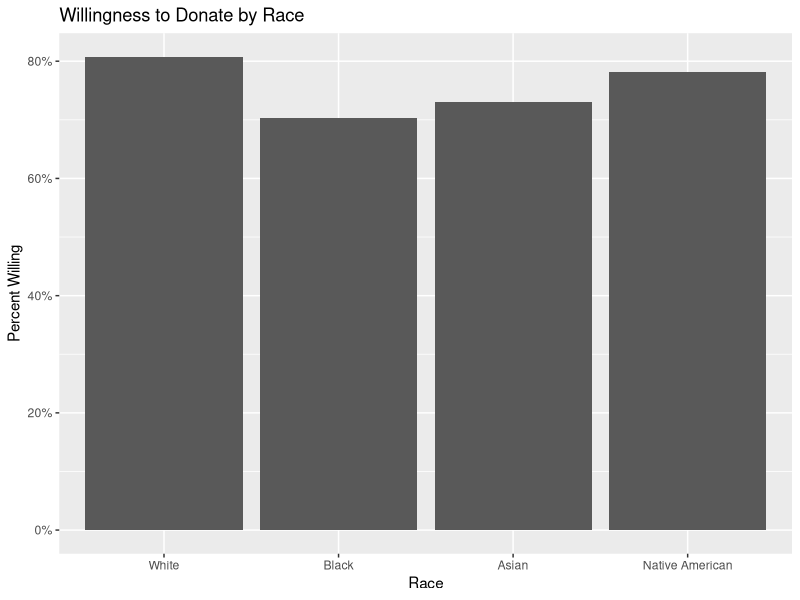
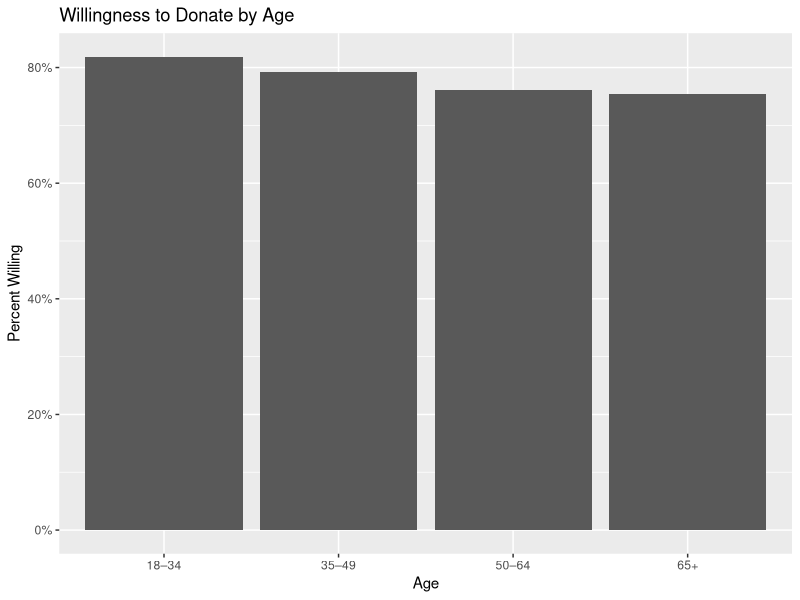
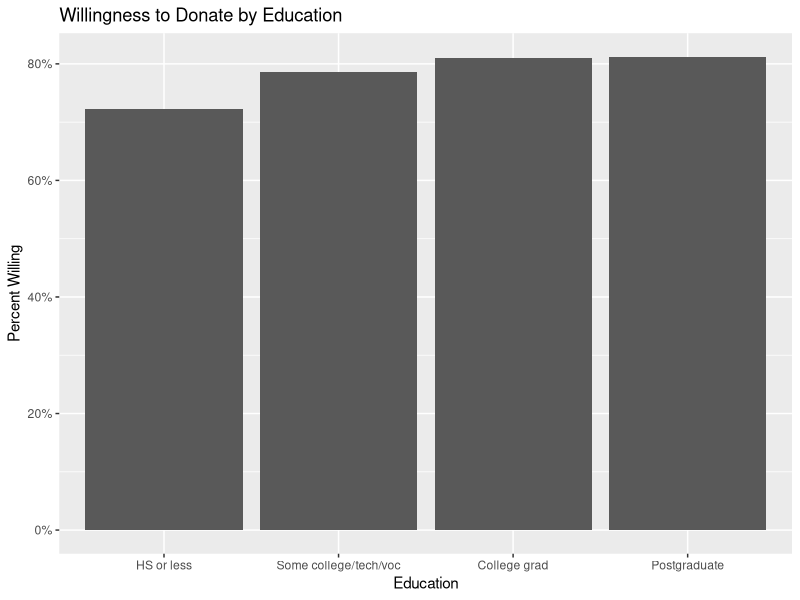
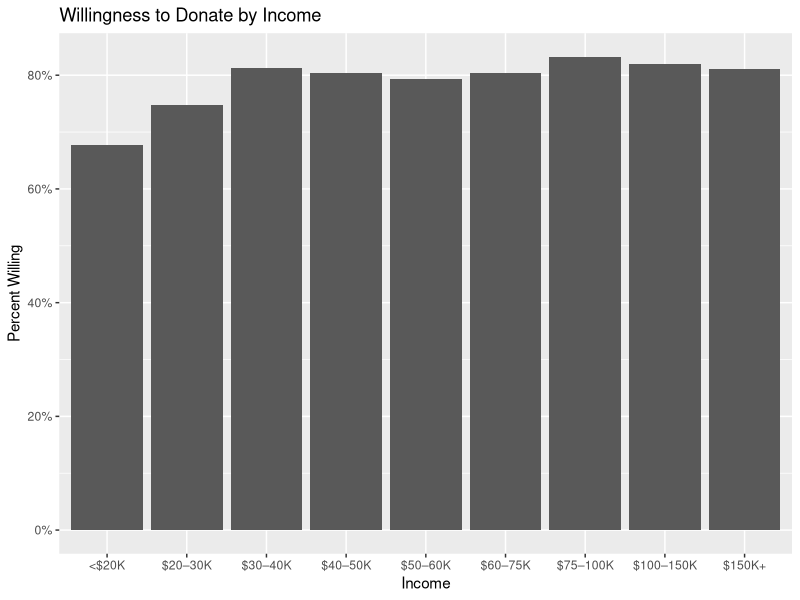
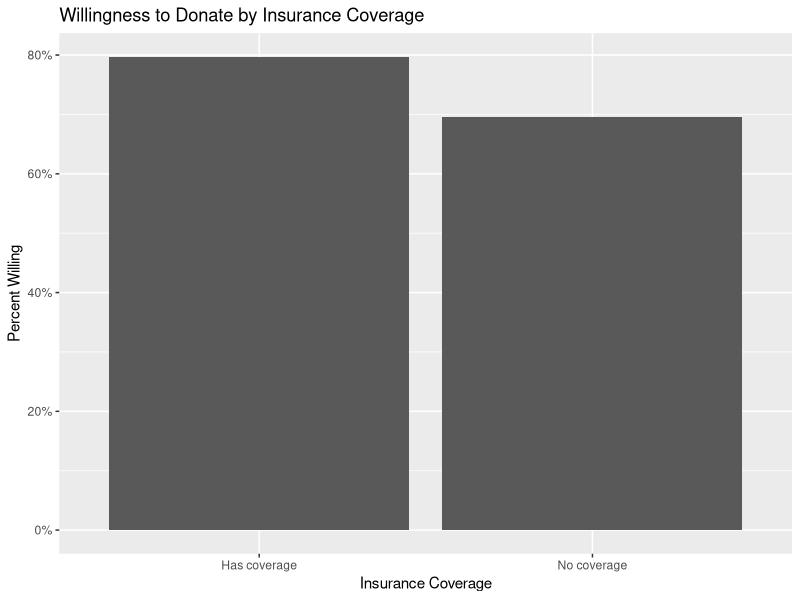
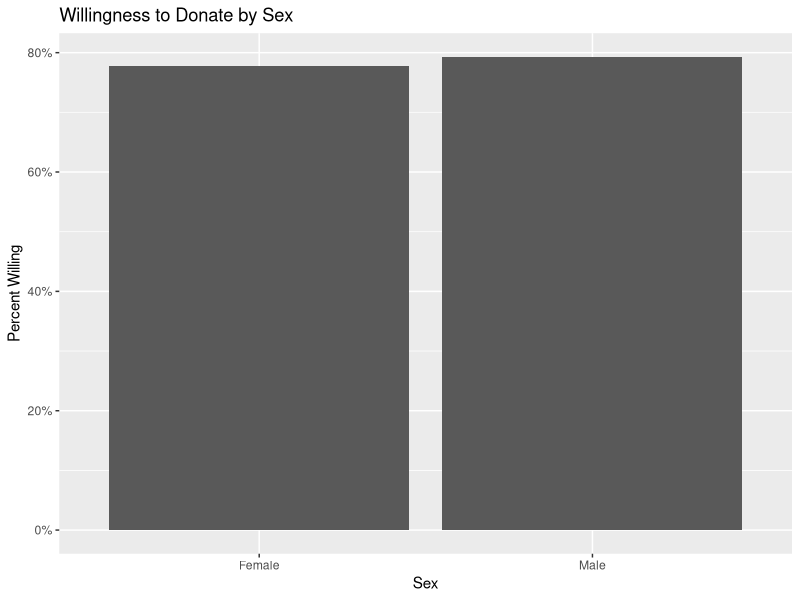
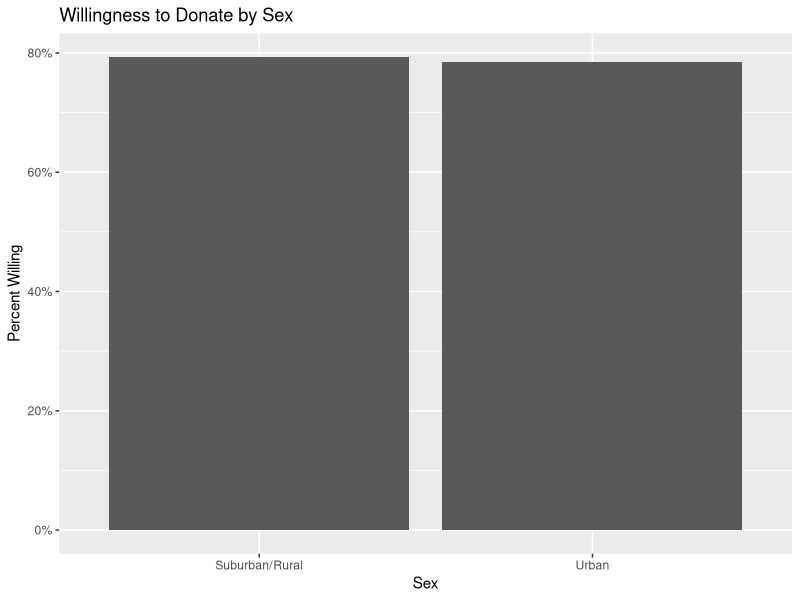
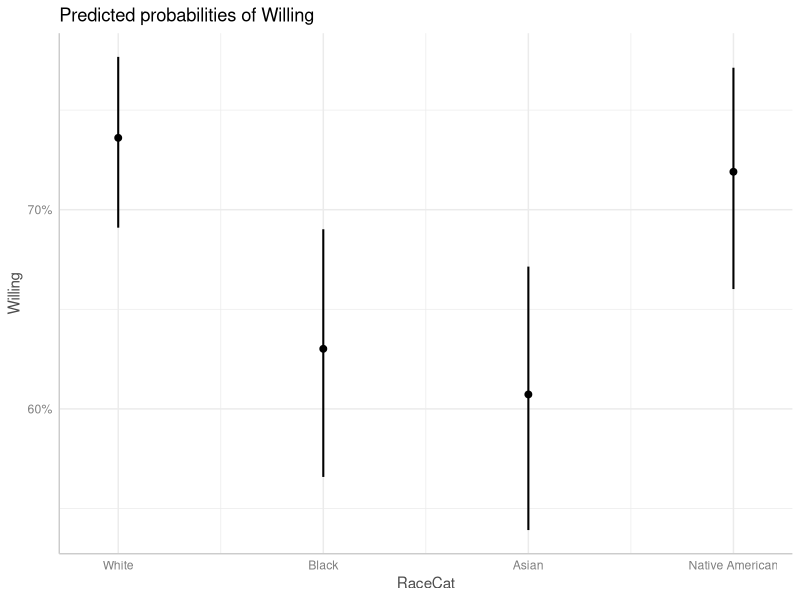

Recreate these plots in R, in order.
library(dplyr)
library(stringr)
library(tidyverse)
library(ggeffects)
library(broom)    

setwd("/Users/harleyungar/Desktop/INFO_610_Stats/Kidney Data")
data <- read.csv("Donating_Cleaned.csv")

# CLEAN UP THE DATASET

## Drop off all the responses that are "refused", "don't know", etc. NOTE: I lose about 50% of data 
## becasue of limiting to these responses. That should not make a difference statistically.
data_clean <- data %>%
  mutate(Willing = as.numeric(Willing)) %>% # Make sure Willing is numeric
  filter(
    !is.na(Willing),
    RaceCat %in% 1:4,
    AgeCat %in% 1:4,
    EduCat %in% 1:4,
    Income %in% 1:9,
    Coverage %in% 1:2,
    Sex %in% 1:2,
    Urban %in% 0:1,
  )

## Convert demographic variables into categories (factors) with labels
data_clean <- data_clean %>%
  mutate(
    RaceCat = factor(RaceCat,
                     levels = c(1, 2, 3, 4),
                     labels = c("White", "Black", "Asian", "Native American")),
    AgeCat = factor(AgeCat,
                    levels = 1:4,
                    labels = c("18–34", "35–49", "50–64", "65+")),
    EduCat = factor(EduCat,
                    levels = 1:4,
                    labels = c("HS or less",
                               "Some college/tech/voc",
                               "College grad",
                               "Postgraduate")),
    Income = factor(Income,
                    levels = 1:9,
                    labels = c("<$20K", "$20–30K", "$30–40K", "$40–50K",
                               "$50–60K", "$60–75K", "$75–100K",
                               "$100–150K", "$150K+")),
    Coverage = factor(Coverage,
                      levels = c(1, 2),
                      labels = c("Has coverage", "No coverage")),
    Sex = factor(Sex,
                 levels = c(1, 2),
                 labels = c("Female", "Male")),
    Urban = factor(Urban,
                   levels = c(0, 1),
                   labels = c("Suburban/Rural", "Urban")),
  )

summary(data_clean$RaceCat) #Note: Now there are only 4,765 observvations in the full dataset now, not 10K. 

## DESCRIPTIVE CHECKS

prop.table(table(data_clean$RaceCat, data_clean$Willing), 1) #Race
prop.table(table(data_clean$AgeCat, data_clean$Willing), 1) # Age
prop.table(table(data_clean$EduCat, data_clean$Willing), 1) # Education
prop.table(table(data_clean$Income, data_clean$Willing), 1) #Income
prop.table(table(data_clean$Coverage, data_clean$Willing), 1) #Coverage
prop.table(table(data_clean$Sex, data_clean$Willing), 1)  #Sex
prop.table(table(data_clean$Urban, data_clean$Willing), 1) #Urban

## Bar charts of % for each category

ggplot(data_clean, aes(RaceCat, Willing)) +
  stat_summary(fun = mean, geom = "bar") +
  scale_y_continuous(labels = scales::percent_format()) +
  labs(
    x = "Race",
    y = "Percent Willing",
    title = "Willingness to Donate by Race"
  )

ggplot(data_clean, aes(AgeCat, Willing)) +
  stat_summary(fun = mean, geom = "bar") +
  scale_y_continuous(labels = scales::percent_format()) +
  labs(
    x = "Age",
    y = "Percent Willing",
    title = "Willingness to Donate by Age"
  )

ggplot(data_clean, aes(EduCat, Willing)) +
  stat_summary(fun = mean, geom = "bar") +
  scale_y_continuous(labels = scales::percent_format()) +
  labs(
    x = "Education",
    y = "Percent Willing",
    title = "Willingness to Donate by Education"
  )

ggplot(data_clean, aes(Income, Willing)) +
  stat_summary(fun = mean, geom = "bar") +
  scale_y_continuous(labels = scales::percent_format()) +
  labs(
    x = "Income",
    y = "Percent Willing",
    title = "Willingness to Donate by Income"
  )

ggplot(data_clean, aes(Coverage, Willing)) +
  stat_summary(fun = mean, geom = "bar") +
  scale_y_continuous(labels = scales::percent_format()) +
  labs(
    x = "Insurance Coverage",
    y = "Percent Willing",
    title = "Willingness to Donate by Insurance Coverage"
  )

ggplot(data_clean, aes(Sex, Willing)) +
  stat_summary(fun = mean, geom = "bar") +
  scale_y_continuous(labels = scales::percent_format()) +
  labs(
    x = "Sex",
    y = "Percent Willing",
    title = "Willingness to Donate by Sex"
  )

ggplot(data_clean, aes(Urban, Willing)) +
  stat_summary(fun = mean, geom = "bar") +
  scale_y_continuous(labels = scales::percent_format()) +
  labs(
    x = "Sex",
    y = "Percent Willing",
    title = "Willingness to Donate by Sex"
  )


# ANALYSIS

##Run multivariate regression model
model_demo <- glm(
  Willing ~ RaceCat + AgeCat + EduCat + Income +
    Coverage + Sex + Urban,
  data = data_clean,
  family = binomial
)

summary(model_demo)

# Likelihood-ratio tests for variable importance
lr_table <- drop1(model_demo, test = "Chisq")
lr_table


#Odds Ratios

or_table <- tidy(model_demo, conf.int = TRUE, exponentiate = TRUE)
View(or_table)

or_ranked <- or_table %>%
  filter(term != "(Intercept)") %>%
  mutate(
    dist_from_1 = abs(estimate - 1),
    direction = ifelse(estimate > 1, "Higher odds of willing", "Lower odds of willing")
  ) %>%
  arrange(desc(dist_from_1))

View(or_ranked)

# Likelihood ratio. Which variables overall matter the most?

lrt_table <- drop1(model_demo, test = "Chisq")
lrt_table

#To visualize averages

plot(ggpredict(model_demo, terms = "RaceCat"))  %>%
  plot() +
  ylim(0, 1)
plot(ggpredict(model_demo, terms = "AgeCat"))  %>%
  plot() +
  ylim(0, 1)
plot(ggpredict(model_demo, terms = "EduCat"))  %>%
  plot() +
  ylim(0, 1)
plot(ggpredict(model_demo, terms = "Income"))  %>%
  plot() +
  ylim(0, 1)
plot(ggpredict(model_demo, terms = "Sex"))  %>%
  plot() +
  ylim(0, 1)
plot(ggpredict(model_demo, terms = "Urban"))  %>%
  plot() +
  ylim(0, 1)
plot(ggpredict(model_demo, terms = "Coverage"))  %>%
  plot() +
  ylim(0, 1)

## Do an analysis to see if any of the variables are unhelpful in the model,
## in that don't help predict. URBAN ends up being removed 

model_step_back <- step(
  model_demo,
  direction = "backward"
)

summary(model_step_back)
